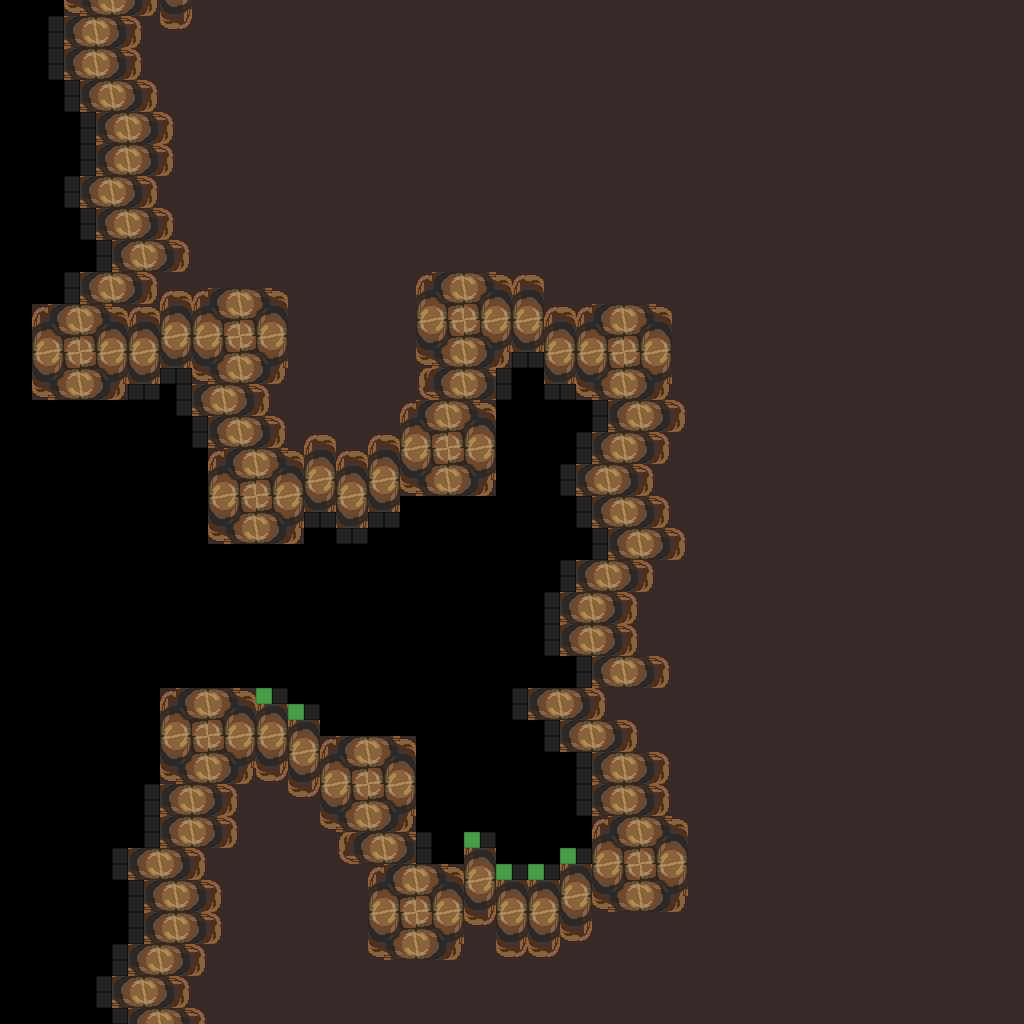

A level layout from a 2D game, rendered from its tile map. Below: a short description, then the map file with tile-grid data replaced by summaries:
An orthogonal 64x64 tile map with 16x16 px tiles, 1 tile layer (base), 1 hidden layer not drawn.

<map version="1.10" tiledversion="1.12.1" orientation="orthogonal" renderorder="right-down" width="64" height="64" tilewidth="16" tileheight="16" infinite="0" nextlayerid="3" nextobjectid="1">
 <tileset firstgid="1" source="../classiciphone_pics4.tsx" />
 <layer id="1" name="base" width="64" height="64">
  <data>[4096 cells, 4096 non-empty, 38 distinct tile ids]</data>
 </layer>
 <layer id="2" name="collision" width="64" height="64" visible="0">
  <properties><property name="collision" value="true" /></properties>
  <data>[4096 cells, 1805 non-empty, 1 distinct tile ids]</data>
 </layer>
</map>
